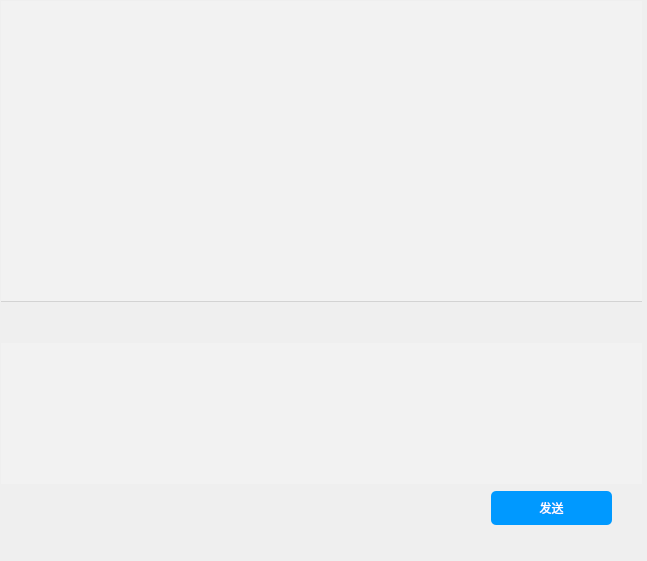
<?xml version="1.0" encoding="UTF-8"?>
<ui version="4.0">
 <class>DialogMessage</class>
 <widget class="QWidget" name="DialogMessage">
  <property name="geometry">
   <rect>
    <x>0</x>
    <y>0</y>
    <width>647</width>
    <height>561</height>
   </rect>
  </property>
  <property name="sizePolicy">
   <sizepolicy hsizetype="Ignored" vsizetype="Ignored">
    <horstretch>0</horstretch>
    <verstretch>0</verstretch>
   </sizepolicy>
  </property>
  <property name="maximumSize">
   <size>
    <width>834</width>
    <height>794</height>
   </size>
  </property>
  <property name="windowTitle">
   <string>Form</string>
  </property>
  <property name="styleSheet">
   <string notr="true"/>
  </property>
  <widget class="QTextBrowser" name="MessageTextBrowser">
   <property name="geometry">
    <rect>
     <x>1</x>
     <y>1</y>
     <width>641</width>
     <height>301</height>
    </rect>
   </property>
   <property name="styleSheet">
    <string notr="true">QTextBrowser#MessageTextBrowser{
	background-color: rgb(242, 242, 242);
	border: one;
	border-bottom: 1px solid lightgray;
}</string>
   </property>
  </widget>
  <widget class="QTextEdit" name="messageEditt">
   <property name="geometry">
    <rect>
     <x>1</x>
     <y>343</y>
     <width>641</width>
     <height>141</height>
    </rect>
   </property>
   <property name="styleSheet">
    <string notr="true">QTextEdit#messageEditt{
	background-color: rgb(242, 242, 242);
	border: none;
}</string>
   </property>
  </widget>
  <widget class="QWidget" name="">
   <property name="geometry">
    <rect>
     <x>1</x>
     <y>303</y>
     <width>641</width>
     <height>40</height>
    </rect>
   </property>
   <layout class="QHBoxLayout" name="horizontalLayout">
    <property name="spacing">
     <number>7</number>
    </property>
    <item>
     <widget class="QPushButton" name="emotionPushButton">
      <property name="minimumSize">
       <size>
        <width>38</width>
        <height>38</height>
       </size>
      </property>
      <property name="maximumSize">
       <size>
        <width>38</width>
        <height>38</height>
       </size>
      </property>
      <property name="styleSheet">
       <string notr="true">QPushButton#emotionPushButton{
	border: one;
	image: url(:/mainMenu/img/emotion1.png);
}

QPushButton#emotionPushButton:hover{
	border: one;
	
	image: url(:/mainMenu/img/emotion2.png);
}</string>
      </property>
      <property name="text">
       <string/>
      </property>
     </widget>
    </item>
    <item>
     <widget class="QPushButton" name="screenCutPushButton">
      <property name="minimumSize">
       <size>
        <width>38</width>
        <height>38</height>
       </size>
      </property>
      <property name="maximumSize">
       <size>
        <width>38</width>
        <height>38</height>
       </size>
      </property>
      <property name="styleSheet">
       <string notr="true">QPushButton#screenCutPushButton{
	image: url(:/mainMenu/img/screencut1.png);
	border: one;
}

QPushButton#screenCutPushButton:hover{
	image: url(:/mainMenu/img/screencut2.png);
	border: one;
}</string>
      </property>
      <property name="text">
       <string/>
      </property>
     </widget>
    </item>
    <item>
     <widget class="QPushButton" name="filePushButton">
      <property name="minimumSize">
       <size>
        <width>38</width>
        <height>38</height>
       </size>
      </property>
      <property name="maximumSize">
       <size>
        <width>38</width>
        <height>38</height>
       </size>
      </property>
      <property name="styleSheet">
       <string notr="true">QPushButton#filePushButton{
	image: url(:/mainMenu/img/file.png);
	border: one;
}

QPushButton#filePushButton:hover{
	image: url(:/mainMenu/img/fileO.png);
	border: one;
}</string>
      </property>
      <property name="text">
       <string/>
      </property>
     </widget>
    </item>
    <item>
     <widget class="QPushButton" name="picturePushButton">
      <property name="minimumSize">
       <size>
        <width>38</width>
        <height>38</height>
       </size>
      </property>
      <property name="maximumSize">
       <size>
        <width>38</width>
        <height>38</height>
       </size>
      </property>
      <property name="styleSheet">
       <string notr="true">QPushButton#picturePushButton{
	image: url(:/mainMenu/img/picture1.png);
	border: one;
}

QPushButton#picturePushButton:hover{
	image: url(:/mainMenu/img/picture2.png);
	border: one;
}</string>
      </property>
      <property name="text">
       <string/>
      </property>
     </widget>
    </item>
    <item>
     <widget class="QPushButton" name="voicePushButton">
      <property name="minimumSize">
       <size>
        <width>38</width>
        <height>38</height>
       </size>
      </property>
      <property name="maximumSize">
       <size>
        <width>38</width>
        <height>38</height>
       </size>
      </property>
      <property name="styleSheet">
       <string notr="true">QPushButton#voicePushButton{
	image: url(:/mainMenu/img/voice1.png);
	border: one;
}

QPushButton#voicePushButton:hover{
	
	image: url(:/mainMenu/img/voice2.png);
	border: one;
}</string>
      </property>
      <property name="text">
       <string/>
      </property>
     </widget>
    </item>
    <item>
     <spacer name="menuSpacer">
      <property name="orientation">
       <enum>Qt::Horizontal</enum>
      </property>
      <property name="sizeType">
       <enum>QSizePolicy::Expanding</enum>
      </property>
      <property name="sizeHint" stdset="0">
       <size>
        <width>40</width>
        <height>20</height>
       </size>
      </property>
     </spacer>
    </item>
    <item>
     <widget class="QPushButton" name="historyPushButton">
      <property name="minimumSize">
       <size>
        <width>38</width>
        <height>38</height>
       </size>
      </property>
      <property name="maximumSize">
       <size>
        <width>38</width>
        <height>38</height>
       </size>
      </property>
      <property name="styleSheet">
       <string notr="true">QPushButton#historyPushButton{
	border: one;
	image: url(:/mainMenu/img/history1.png);
}

QPushButton#historyPushButton:hover{
	border: one;
	image: url(:/mainMenu/img/hisrory2.png);
}</string>
      </property>
      <property name="text">
       <string/>
      </property>
     </widget>
    </item>
   </layout>
  </widget>
  <widget class="QWidget" name="">
   <property name="geometry">
    <rect>
     <x>1</x>
     <y>490</y>
     <width>611</width>
     <height>36</height>
    </rect>
   </property>
   <layout class="QHBoxLayout" name="horizontalLayout_2">
    <item>
     <spacer name="horizontalSpacer">
      <property name="orientation">
       <enum>Qt::Horizontal</enum>
      </property>
      <property name="sizeType">
       <enum>QSizePolicy::Expanding</enum>
      </property>
      <property name="sizeHint" stdset="0">
       <size>
        <width>40</width>
        <height>20</height>
       </size>
      </property>
     </spacer>
    </item>
    <item>
     <widget class="QPushButton" name="senMessage">
      <property name="minimumSize">
       <size>
        <width>121</width>
        <height>34</height>
       </size>
      </property>
      <property name="maximumSize">
       <size>
        <width>121</width>
        <height>34</height>
       </size>
      </property>
      <property name="styleSheet">
       <string notr="true">QPushButton{
border-radius:5px;
background-color: rgb(0, 153, 255);
border-with:0;
color: rgb(255, 255, 255);
border-style:outset
}</string>
      </property>
      <property name="text">
       <string>发送</string>
      </property>
      <property name="autoDefault">
       <bool>false</bool>
      </property>
     </widget>
    </item>
   </layout>
  </widget>
 </widget>
 <resources/>
 <connections/>
</ui>
